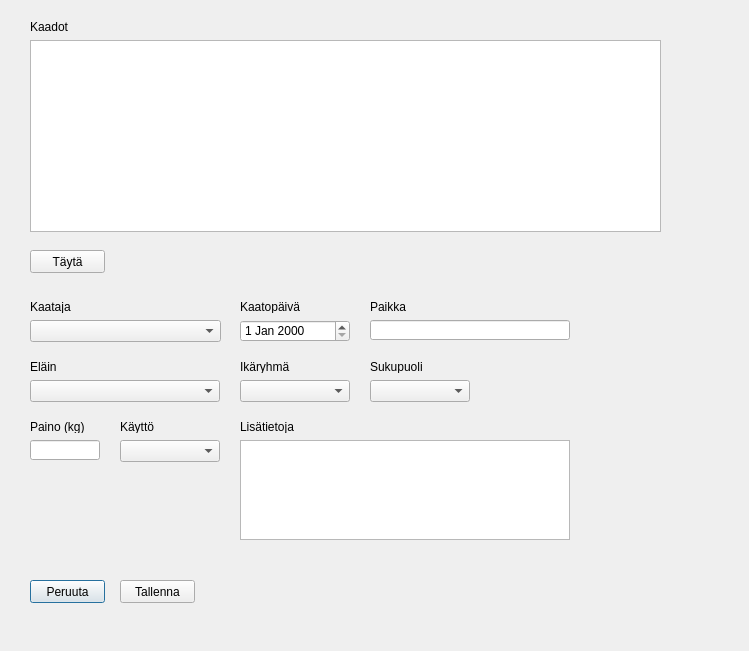
<?xml version="1.0" encoding="UTF-8"?>
<ui version="4.0">
 <class>Dialog</class>
 <widget class="QDialog" name="Dialog">
  <property name="geometry">
   <rect>
    <x>0</x>
    <y>0</y>
    <width>749</width>
    <height>651</height>
   </rect>
  </property>
  <property name="windowTitle">
   <string>Dialog</string>
  </property>
  <widget class="QTableWidget" name="editShotTableWidget">
   <property name="geometry">
    <rect>
     <x>30</x>
     <y>40</y>
     <width>631</width>
     <height>192</height>
    </rect>
   </property>
  </widget>
  <widget class="QPushButton" name="editShotSavePushButton">
   <property name="geometry">
    <rect>
     <x>120</x>
     <y>580</y>
     <width>75</width>
     <height>23</height>
    </rect>
   </property>
   <property name="text">
    <string>Tallenna</string>
   </property>
  </widget>
  <widget class="QPushButton" name="editShotCancelPushButton">
   <property name="geometry">
    <rect>
     <x>30</x>
     <y>580</y>
     <width>75</width>
     <height>23</height>
    </rect>
   </property>
   <property name="text">
    <string>Peruuta</string>
   </property>
   <property name="default">
    <bool>true</bool>
   </property>
  </widget>
  <widget class="QLabel" name="label">
   <property name="geometry">
    <rect>
     <x>30</x>
     <y>20</y>
     <width>60</width>
     <height>13</height>
    </rect>
   </property>
   <property name="text">
    <string>Kaadot</string>
   </property>
  </widget>
  <widget class="QPushButton" name="editShotPopulatePushButton">
   <property name="geometry">
    <rect>
     <x>30</x>
     <y>250</y>
     <width>75</width>
     <height>23</height>
    </rect>
   </property>
   <property name="text">
    <string>Täytä</string>
   </property>
  </widget>
  <widget class="QComboBox" name="editShotByComboBox">
   <property name="geometry">
    <rect>
     <x>30</x>
     <y>320</y>
     <width>191</width>
     <height>22</height>
    </rect>
   </property>
  </widget>
  <widget class="QComboBox" name="editShotAnimalComboBox">
   <property name="geometry">
    <rect>
     <x>30</x>
     <y>380</y>
     <width>190</width>
     <height>22</height>
    </rect>
   </property>
  </widget>
  <widget class="QComboBox" name="editShotAgeComboBox">
   <property name="geometry">
    <rect>
     <x>240</x>
     <y>380</y>
     <width>110</width>
     <height>22</height>
    </rect>
   </property>
  </widget>
  <widget class="QComboBox" name="editShotGenderComboBox">
   <property name="geometry">
    <rect>
     <x>370</x>
     <y>380</y>
     <width>100</width>
     <height>22</height>
    </rect>
   </property>
  </widget>
  <widget class="QComboBox" name="editShotUsageComboBox">
   <property name="geometry">
    <rect>
     <x>120</x>
     <y>440</y>
     <width>100</width>
     <height>22</height>
    </rect>
   </property>
  </widget>
  <widget class="QDateEdit" name="editShotDateEdit">
   <property name="geometry">
    <rect>
     <x>240</x>
     <y>320</y>
     <width>110</width>
     <height>22</height>
    </rect>
   </property>
  </widget>
  <widget class="QLineEdit" name="editShotLocationLineEdit">
   <property name="geometry">
    <rect>
     <x>370</x>
     <y>320</y>
     <width>200</width>
     <height>20</height>
    </rect>
   </property>
  </widget>
  <widget class="QLineEdit" name="editShotWeightLineEdit">
   <property name="geometry">
    <rect>
     <x>30</x>
     <y>440</y>
     <width>70</width>
     <height>20</height>
    </rect>
   </property>
  </widget>
  <widget class="QPlainTextEdit" name="editShotAdditionalInfoPlainTextEdit">
   <property name="geometry">
    <rect>
     <x>240</x>
     <y>440</y>
     <width>330</width>
     <height>100</height>
    </rect>
   </property>
  </widget>
  <widget class="QLabel" name="label_2">
   <property name="geometry">
    <rect>
     <x>30</x>
     <y>300</y>
     <width>50</width>
     <height>13</height>
    </rect>
   </property>
   <property name="text">
    <string>Kaataja</string>
   </property>
  </widget>
  <widget class="QLabel" name="label_3">
   <property name="geometry">
    <rect>
     <x>240</x>
     <y>300</y>
     <width>80</width>
     <height>13</height>
    </rect>
   </property>
   <property name="text">
    <string>Kaatopäivä</string>
   </property>
  </widget>
  <widget class="QLabel" name="label_4">
   <property name="geometry">
    <rect>
     <x>370</x>
     <y>300</y>
     <width>47</width>
     <height>13</height>
    </rect>
   </property>
   <property name="text">
    <string>Paikka</string>
   </property>
  </widget>
  <widget class="QLabel" name="label_5">
   <property name="geometry">
    <rect>
     <x>30</x>
     <y>360</y>
     <width>47</width>
     <height>13</height>
    </rect>
   </property>
   <property name="text">
    <string>Eläin</string>
   </property>
  </widget>
  <widget class="QLabel" name="label_6">
   <property name="geometry">
    <rect>
     <x>240</x>
     <y>360</y>
     <width>90</width>
     <height>13</height>
    </rect>
   </property>
   <property name="text">
    <string>Ikäryhmä</string>
   </property>
  </widget>
  <widget class="QLabel" name="label_7">
   <property name="geometry">
    <rect>
     <x>370</x>
     <y>360</y>
     <width>100</width>
     <height>13</height>
    </rect>
   </property>
   <property name="text">
    <string>Sukupuoli</string>
   </property>
  </widget>
  <widget class="QLabel" name="label_8">
   <property name="geometry">
    <rect>
     <x>30</x>
     <y>420</y>
     <width>60</width>
     <height>13</height>
    </rect>
   </property>
   <property name="text">
    <string>Paino (kg)</string>
   </property>
  </widget>
  <widget class="QLabel" name="label_9">
   <property name="geometry">
    <rect>
     <x>120</x>
     <y>420</y>
     <width>47</width>
     <height>13</height>
    </rect>
   </property>
   <property name="text">
    <string>Käyttö</string>
   </property>
  </widget>
  <widget class="QLabel" name="label_10">
   <property name="geometry">
    <rect>
     <x>240</x>
     <y>420</y>
     <width>80</width>
     <height>13</height>
    </rect>
   </property>
   <property name="text">
    <string>Lisätietoja</string>
   </property>
  </widget>
 </widget>
 <resources/>
 <connections/>
</ui>
